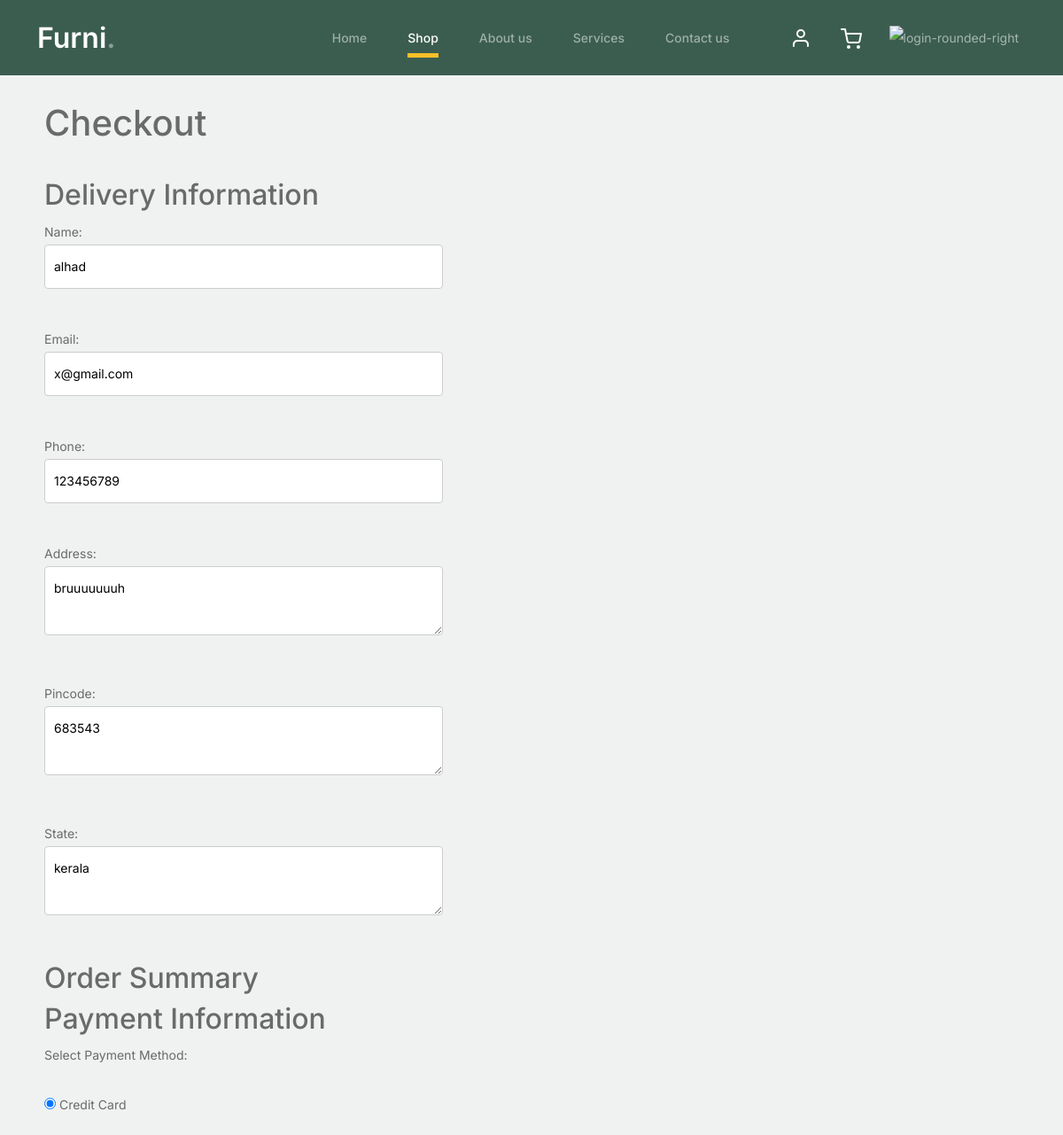
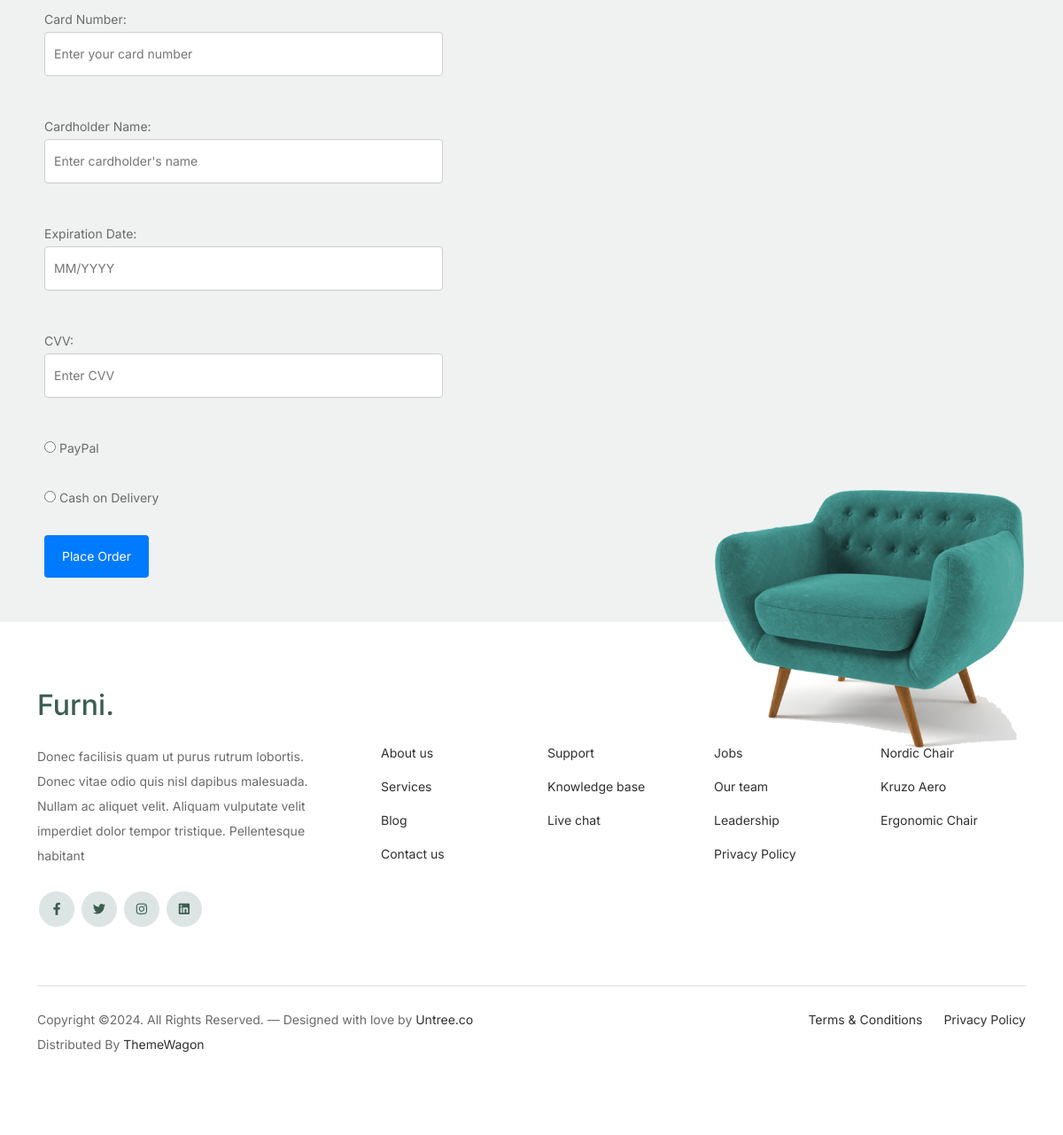
/user/checkout.php (signed in), run on the app's committed database (2 pictures, top to bottom).
### tables this page shows
CREATE TABLE `users` (
  `user_id` int(11) NOT NULL,
  `username` varchar(50) NOT NULL,
  `email` varchar(100) NOT NULL,
  `phone` varchar(20) NOT NULL,
  `password` varchar(255) NOT NULL,
  `created_at` timestamp NOT NULL DEFAULT current_timestamp(),
  `address` varchar(50) NOT NULL,
  `pincode` int(8) NOT NULL,
  `state` varchar(15) NOT NULL
);

### user/checkout.php (the view, shortened to what this page needs)
<!DOCTYPE html>
<html lang="en">
<head>
    <?php include('..\include\head.php');?>
</head>
<body>
<?php include('..\include\header.php');?>
<h1 style="padding-left: 50px; padding-bottom: 30px; padding-top:30px">Checkout</h1>
<h2 style="padding-left: 50px;">Delivery Information</h2>
<?php
$conn = new mysqli("localhost", "alhad", "1234", "main");
$user_id = isset($_SESSION['user_id']) ? $_SESSION['user_id'] : '';
$sql = "SELECT * FROM users WHERE user_id = '$user_id'";
$result = $conn->query($sql);
if ($result->num_rows > 0) {
    $row = $result->fetch_assoc();
    $user_name = $row['username'];
    $user_email = $row['email'];
    $user_phone = $row['phone'];
    $user_address = $row['address'];
    $user_pincode = $row['pincode'];
    $user_state = $row['state'];
}
echo "<form action=\"process_checkout.php\" method=\"post\">";
echo "<label for=\"name\">Name:</label>";
echo "<input type=\"text\" id=\"name\" name=\"name\" value=\"$user_name\" required><br><br>";
echo "<label for=\"email\">Email:</label>";
echo "<input type=\"email\" id=\"email\" name=\"email\" value=\"$user_email\" required><br><br>";
echo "<label for=\"phone\">Phone:</label>";
echo "<input type=\"text\" id=\"phone\" name=\"phone\" value=\"$user_phone\" required><br><br>";
echo "<label for=\"address\">Address:</label>";
echo "<textarea id=\"address\" name=\"address\" required>$user_address</textarea><br><br>";
echo "<label for=\"pincode\">Pincode:</label>";
echo "<textarea id=\"pincode\" name=\"pincode\" required>$user_pincode</textarea><br><br>";
echo "<label for=\"state\">State:</label>";
echo "<textarea id=\"state\" name=\"state\" required>$user_state</textarea><br><br>";
?>
<h2>Order Summary</h2>
<h2>Payment Information</h2>
<form action="#" method="post">
    <label>Select Payment Method:</label><br><br>
    <input type="radio" id="credit_card" name="payment_method" value="credit_card" checked>
    <label for="credit_card">Credit Card</label><br><br>
    <div class="credit-card-input">
        <label for="cardNumber">Card Number:</label>
        <input type="text" id="cardNumber" name="cardNumber" maxlength="16" placeholder="Enter your card number" required><br><br>
        <label for="cardHolderName">Cardholder Name:</label>
        <input type="text" id="cardHolderName" name="cardHolderName" placeholder="Enter cardholder's name" required><br><br>
        <label for="expirationDate">Expiration Date:</label>
        <input type="text" id="expirationDate" name="expirationDate" placeholder="MM/YYYY" required><br><br>
        <label for="cvv">CVV:</label>
        <input type="text" id="cvv" name="cvv" minlength="3" maxlength="4" placeholder="Enter CVV" required><br><br>
    </div>
    <input type="radio" id="paypal" name="payment_method" value="paypal">
    <label for="paypal">PayPal</label><br><br>
    <input type="radio" id="cash_on_delivery" name="payment_method" value="cash_on_delivery">
    <label for="cash_on_delivery">Cash on Delivery</label><br><br>
    <input type="submit" value="Place Order">
</form>
<?php include('..\include\footer.php');?>
</body>
</html>

### css/style.css (style rules this page uses)
body { overflow-x: hidden; position: relative; }
body { font-family: "Inter", sans-serif; font-weight: 400; line-height: 28px; color: #6a6a6a; font-size: 14px; background-color: #eff2f1; }
textarea { height: auto !important; }

### user/checkout.php (style rules this page uses)
form { width: 500px; padding-left: 50px; padding-bottom: 50px; }
input[type="text"], input[type="email"], textarea { width: 100%; padding: 10px; margin-bottom: 15px; border: 1px solid #ccc; border-radius: 4px; box-sizing: border-box; }
input[type="submit"] { background-color: #007bff; color: #fff; padding: 10px 20px; border: none; border-radius: 4px; cursor: pointer; }

### data on the page
users: name "alhad", email "x@gmail.com", phone "123456789", address "bruuuuuuuh", pincode "683543", state "kerala"
